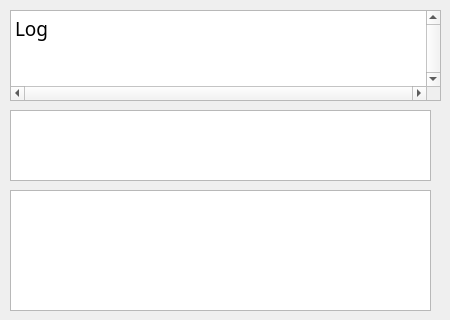
    <widget class="QWidget" name="tab_log">
     <property name="font">
      <font>
       <family>Angsana New</family>
       <pointsize>9</pointsize>
      </font>
     </property>
     <attribute name="title">
      <string>Log</string>
     </attribute>
     <widget class="QPlainTextEdit" name="LogTextEdit">
      <property name="geometry">
       <rect>
        <x>10</x>
        <y>10</y>
        <width>431</width>
        <height>91</height>
       </rect>
      </property>
      <property name="sizePolicy">
       <sizepolicy hsizetype="Preferred" vsizetype="Preferred">
        <horstretch>0</horstretch>
        <verstretch>0</verstretch>
       </sizepolicy>
      </property>
      <property name="font">
       <font>
        <family>BrowalliaUPC</family>
        <pointsize>14</pointsize>
       </font>
      </property>
      <property name="verticalScrollBarPolicy">
       <enum>Qt::ScrollBarAlwaysOn</enum>
      </property>
      <property name="horizontalScrollBarPolicy">
       <enum>Qt::ScrollBarAlwaysOn</enum>
      </property>
      <property name="plainText">
       <string>Log</string>
      </property>
     </widget>
     <widget class="QPlainTextEdit" name="plainTextEdit_2">
      <property name="geometry">
       <rect>
        <x>10</x>
        <y>110</y>
        <width>421</width>
        <height>71</height>
       </rect>
      </property>
      <property name="font">
       <font>
        <family>BrowalliaUPC</family>
        <pointsize>14</pointsize>
       </font>
      </property>
     </widget>
     <widget class="QTableWidget" name="tempTable">
      <property name="geometry">
       <rect>
        <x>10</x>
        <y>190</y>
        <width>421</width>
        <height>121</height>
       </rect>
      </property>
      <property name="font">
       <font>
        <family>BrowalliaUPC</family>
        <pointsize>14</pointsize>
       </font>
      </property>
     </widget>
    </widget>
